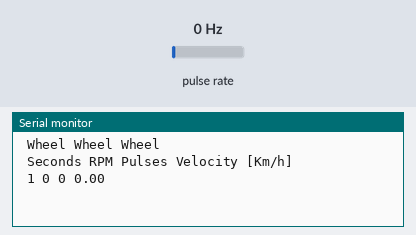
Recording of a sketch running on a simulated Arduino Uno, built with avr-gcc and run on an emulated ATmega328P. On the bench: the last lines printed to the serial monitor. Wiring (inferred from the names in the program): pulse sensor: data pin 2. Inputs (shaded band) come from the test bench; at power-on: pulse rate 0 Hz.

Above: at 1.2 s.
1.3 s: pulse rate (sensor on pin 2) set to 4 Hz
At 2.6 s:
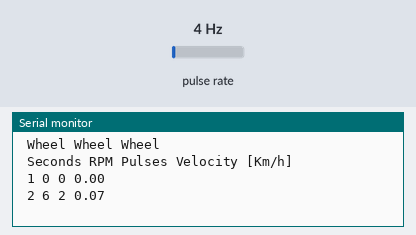
2.8 s: pulse rate (sensor on pin 2) set to 50 Hz
At 3.8 s:
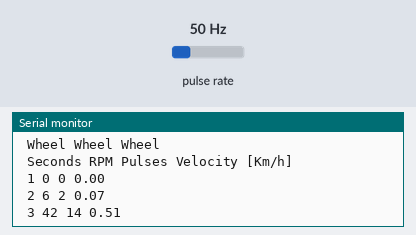
Timing chart, 0 to 5.8 s (numbered marks = the images above; inputs shaded):
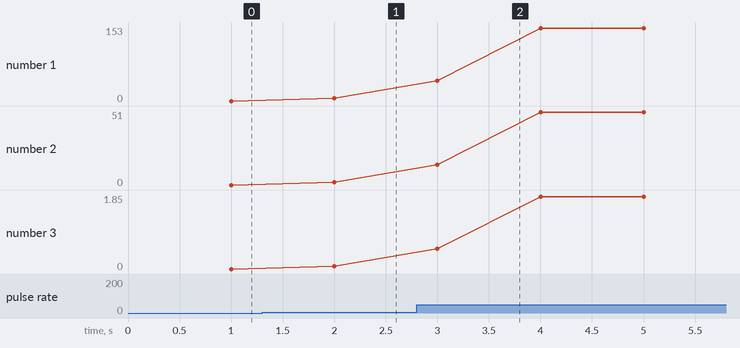

Measured:
- after the input at 1.3 s, the serial monitor: prints a new line after 0.70 s (image 1)
- after the input at 2.8 s, the serial monitor: prints a new line after 0.20 s (image 2)
- plotted number 1: 0 → 6 after the input at 1.3 s, 6 → 147 after the input at 2.8 s
- plotted number 2: 2 → 49 after the input at 2.8 s
- plotted number 3: 0 → 0.07 after the input at 1.3 s, 0.07 → 1.77 after the input at 2.8 s

The sketch:

optical_velocity_count.ino
```cpp
/* Programa que cuenta los pulsos y las revoluciones del encoder
foto eléctrico HC-020K con un Arduino MEGA O UNO.
*//// Variables ////////////////////////////////////////////////////////
//////////////////////////////////////////////////////////////////
//
int encoder_pin = 2; // Pin 2, donde se conecta el encoder
unsigned int N; // [RPM] Revoluciones por minuto calculadas.
volatile byte n; // [pulses]Número de pulsos leídos por el Arduino
unsigned long timeold; // Tiempo almacenado
unsigned int S = 20; // Número de muescas que tiene el disco del encoder.
const int wheel_diameter = 64; // Diámetro de la rueda pequeña[mm]
float velocity = 0; // Velocity // Velocidad en [Km/h]
/////////////////////////// Función que cuenta los pulsos del encoder ///////////////////////////////////////////////////////
void counter(){
n++; // Incrementa los impulsos
}
//// Configuración del Arduino //////////////////////////////////////////////////////////
//////////////////////////////////////////
void setup(){
Serial.begin(9600); // Configuración del puerto serie
pinMode(encoder_pin, INPUT); // Configuración del pin nº2
attachInterrupt(0, counter, FALLING); // Configuración de la interrupción 0, donde esta conectado el encoder HC-020K. FALLING = la interrupción actua cuando la señal del pin cae : pasa de HIGH a LOW.
// Inicialización de los parametros
n = 0;
N = 0;
timeold = 0;
Serial.println("");
Serial.print(" Wheel ");Serial.print("Wheel ");Serial.println("Wheel");
Serial.print(" Seconds ");Serial.print("RPM ");Serial.print("Pulses "); Serial.println("Velocity [Km/h]");
}
//// Programa principal ////////////////////////////////////////////////////////
/////////////////////////////////////////////////////////
void loop(){
if (millis() - timeold >= 1000){ // Se actualiza cada segundo, [t] es el tiempo de muestreo igual a 1000 milisegundos, 1 segundo.
detachInterrupt(0); // Desconectamos la interrupción para que no actué en esta parte del programa.
N = ( n * 60 ) / (( millis() - timeold )/ 1000 * S ); // N= n x 60 / (t x S) Calculamos las revoluciones por minuto [RPM]. El valor 1000 es para pasar los milisegundos a segundos
velocity = N * 3.1416 * wheel_diameter * 60 / 1000000; // Cálculo de la velocidad en [Km/h]
Serial.print(" ");
Serial.print(millis()/1000);Serial.print(" ");
Serial.print(N,DEC);Serial.print(" ");
Serial.print(n,DEC);Serial.print(" ");
Serial.println(velocity,2);
n = 0; // Inicializamos los pulsos.
timeold = millis(); // Almacenamos el tiempo actual.
attachInterrupt(0, counter, FALLING); // Reiniciamos la interrupción
} }
//// Final del programa principal ////
```
